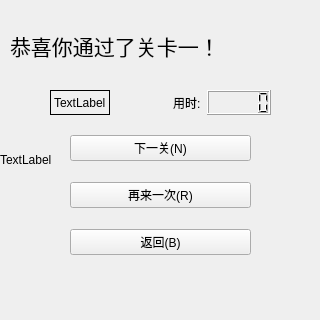
<?xml version="1.0" encoding="UTF-8"?>
<ui version="4.0">
 <class>Level1Finished</class>
 <widget class="QWidget" name="Level1Finished">
  <property name="geometry">
   <rect>
    <x>0</x>
    <y>0</y>
    <width>320</width>
    <height>320</height>
   </rect>
  </property>
  <property name="windowTitle">
   <string>Form</string>
  </property>
  <property name="windowIcon">
   <iconset resource="res.qrc">
    <normaloff>:/image/dogcongratulations.png</normaloff>:/image/dogcongratulations.png</iconset>
  </property>
  <widget class="QLabel" name="congratulations">
   <property name="geometry">
    <rect>
     <x>10</x>
     <y>0</y>
     <width>321</width>
     <height>91</height>
    </rect>
   </property>
   <property name="font">
    <font>
     <family>宋体</family>
     <pointsize>16</pointsize>
    </font>
   </property>
   <property name="text">
    <string>恭喜你通过了关卡一！</string>
   </property>
  </widget>
  <widget class="QWidget" name="layoutWidget">
   <property name="geometry">
    <rect>
     <x>70</x>
     <y>120</y>
     <width>181</width>
     <height>151</height>
    </rect>
   </property>
   <layout class="QVBoxLayout" name="verticalLayout">
    <item>
     <widget class="QPushButton" name="btnnextlevel">
      <property name="text">
       <string>下一关(N)</string>
      </property>
      <property name="shortcut">
       <string>Ctrl+N</string>
      </property>
     </widget>
    </item>
    <item>
     <widget class="QPushButton" name="btnagain">
      <property name="text">
       <string>再来一次(R)</string>
      </property>
      <property name="shortcut">
       <string>Ctrl+R</string>
      </property>
     </widget>
    </item>
    <item>
     <widget class="QPushButton" name="btnback">
      <property name="text">
       <string>返回(B)</string>
      </property>
      <property name="shortcut">
       <string>Ctrl+B</string>
      </property>
     </widget>
    </item>
   </layout>
  </widget>
  <widget class="QWidget" name="layoutWidget">
   <property name="geometry">
    <rect>
     <x>50</x>
     <y>90</y>
     <width>221</width>
     <height>25</height>
    </rect>
   </property>
   <layout class="QHBoxLayout" name="horizontalLayout">
    <item>
     <widget class="QLabel" name="lineEdit">
      <property name="frameShape">
       <enum>QFrame::Box</enum>
      </property>
      <property name="text">
       <string>TextLabel</string>
      </property>
     </widget>
    </item>
    <item>
     <spacer name="horizontalSpacer">
      <property name="orientation">
       <enum>Qt::Horizontal</enum>
      </property>
      <property name="sizeHint" stdset="0">
       <size>
        <width>40</width>
        <height>20</height>
       </size>
      </property>
     </spacer>
    </item>
    <item>
     <widget class="QLabel" name="label">
      <property name="text">
       <string>用时:</string>
      </property>
     </widget>
    </item>
    <item>
     <widget class="QLCDNumber" name="lcdNumber"/>
    </item>
   </layout>
  </widget>
  <widget class="QLabel" name="con">
   <property name="geometry">
    <rect>
     <x>0</x>
     <y>0</y>
     <width>320</width>
     <height>320</height>
    </rect>
   </property>
   <property name="lineWidth">
    <number>1</number>
   </property>
   <property name="text">
    <string>TextLabel</string>
   </property>
  </widget>
  <zorder>con</zorder>
  <zorder>congratulations</zorder>
  <zorder>layoutWidget</zorder>
  <zorder>layoutWidget</zorder>
 </widget>
 <resources>
  <include location="res.qrc"/>
 </resources>
 <connections/>
</ui>
